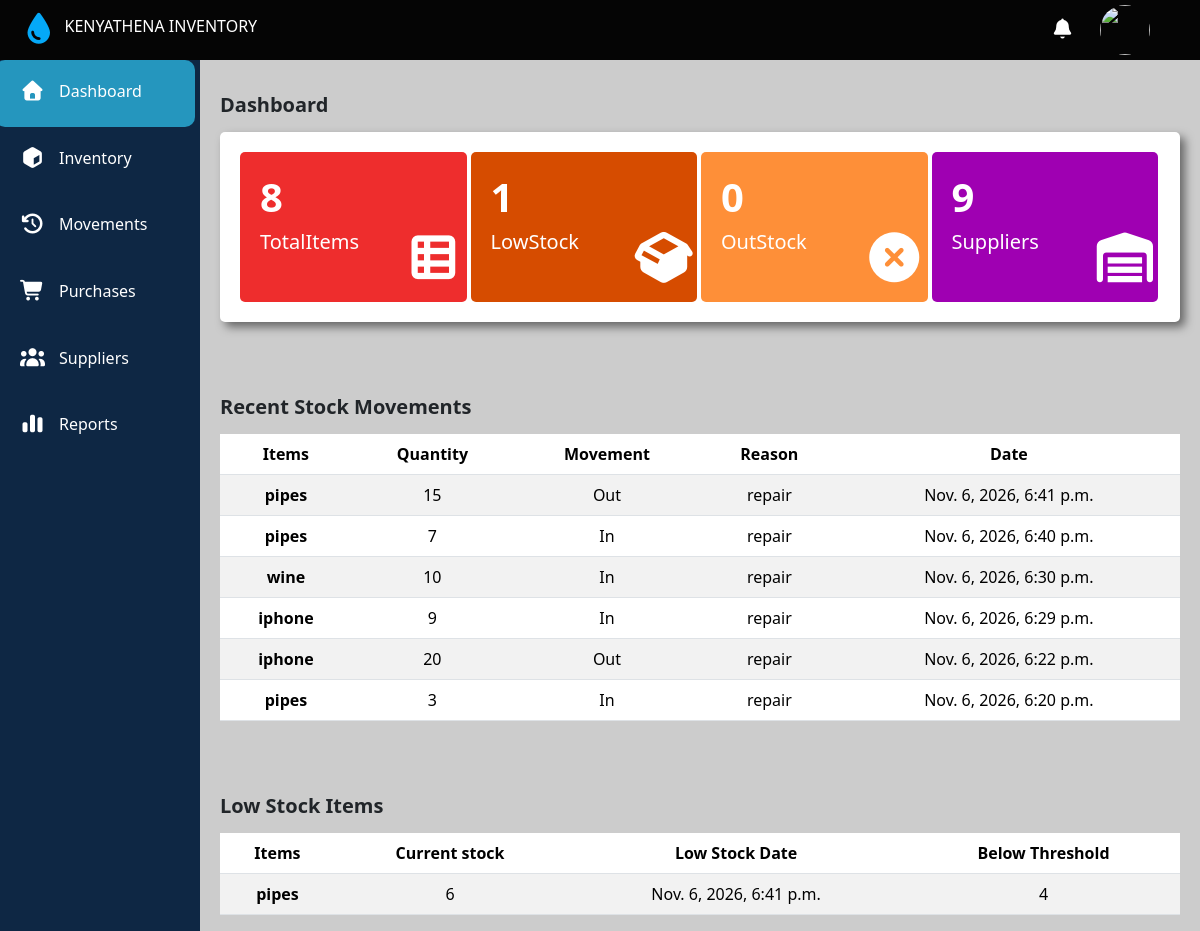
Before: / with the older database file.
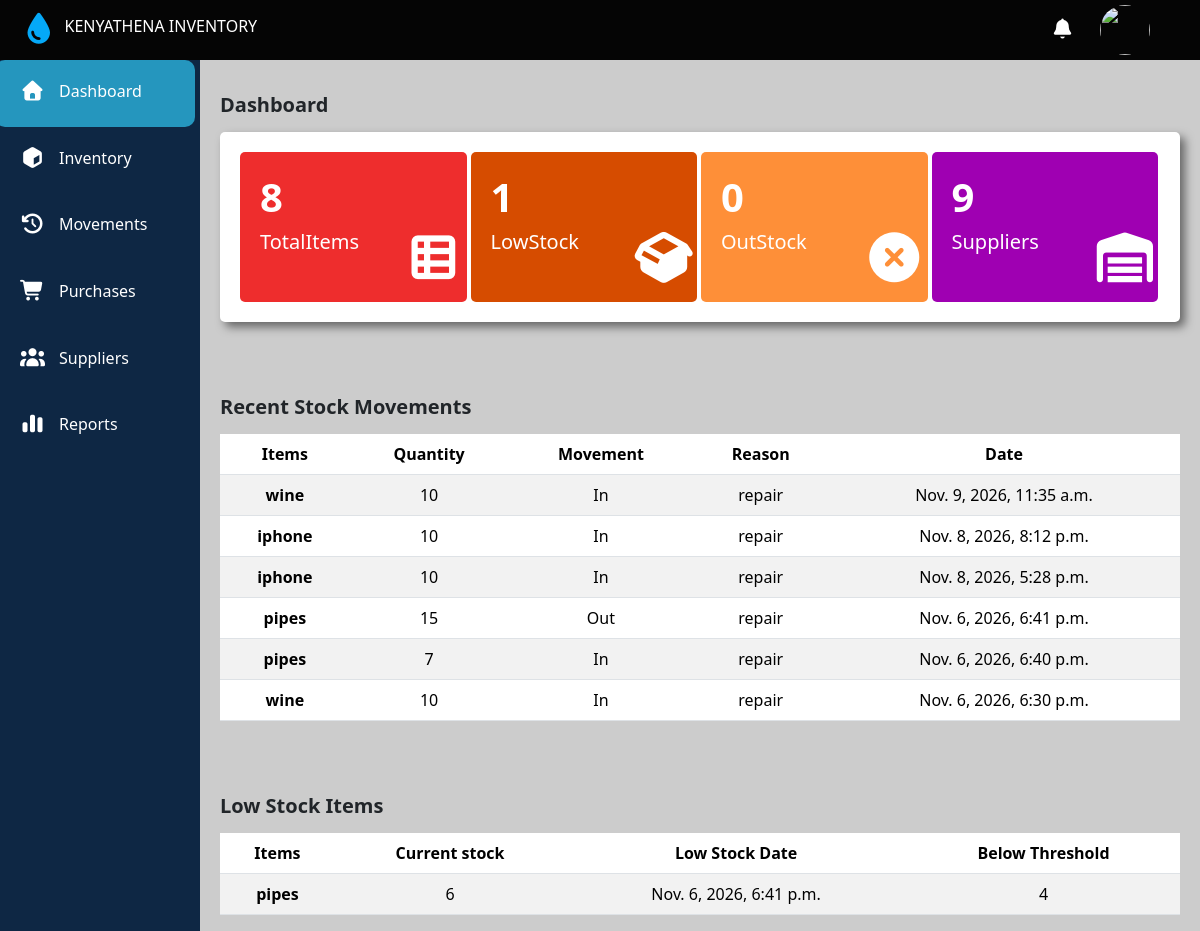
After: the same page with the newer database file.
### main/models.py (models this page shows, shortened)
class StockMovements(models.Model):
  Movement_type=[
    ('in','Stock In'),
    ('Out','Stock Out'),
  ]
  item = models.CharField(max_length=200)
  quantity = models.PositiveIntegerField()
  supplier_issued_to = models.CharField(max_length=200,null=True,blank=True)
  date=models.DateTimeField(auto_now_add=True)
  movement = models.CharField(max_length=200,choices=Movement_type)
  reason = models.CharField(max_length=300,null=True,blank=True)

class Stock(models.Model):
  stock_status =[
    ('low_stock','LowStock'),
    ('outStock','Out_Of_Stock'),
    ('inStock','In_Stock')
  ]
  item = models.CharField(max_length=200,unique=True)
  quantity = models.PositiveIntegerField(default=0)
  status = models.CharField(choices=stock_status,null=True)
  low_stock_date = models.DateTimeField(null=True,blank=True)
  low_by = models.PositiveIntegerField(null=True,blank=True)

### main/views.py (the view)
# urls.py: 2. Add a URL to urlpatterns:  path('', views.home, name='home')
def home(request):
  low_stock_table= Stock.objects.filter(status='low_stock').order_by('-id')
  stock_Movements = StockMovements.objects.all().order_by('-id')[:6]
  outStock = Stock.objects.filter(status='outStock').count()
  lowStock = Stock.objects.filter(status='low_stock').count()
  items = Stock.objects.all().count()
  suppliers_count= Suppliers.objects.all().count()
  print(items)
  context = {'suppliers_count':suppliers_count,'outStock':outStock,'lowStock':lowStock,'items':items,'stock_Movements':stock_Movements,'low_stock_table':low_stock_table}
  return render(request,'main/dashboard.html',context)

### main/templates/main/dashboard.html (shortened to what this page needs)
{% extends 'main/base.html' %}
{% block content %}
  <main>
    <div class="Stock">
      <span>Dashboard </span>
    </div>
    <div class="main">
      <div class="totalItems">
        <div class="containerdiv">
          <div class="number">{{items}}</div>
          <div class="name">TotalItems</div>
        </div>
        <div class="icon">
          <i class="fa-solid fa-table-list"></i>
        </div>
      </div>
      <div class="lowStock">
        <div>
          <div class="containerdiv">
            <div class="number">{{lowStock}}</div>
            <div class="name">LowStock</div>
          </div>
        </div>
        <div class="icon">
          <i class="fa-solid fa-box-open"></i>
        </div>
      </div>
      <div class="outStock">
        <div>
          <div class="containerdiv">
            <div class="number">{{outStock}}</div>
          <div class="name">OutStock</div>
          </div>
        </div>
        <div class="icon">
          <i class="fa-solid fa-circle-xmark"></i>
        </div>
      </div>
      <div class="suppliers">
        <div>
          <div class="containerdiv">
            <div class="number">{{suppliers_count}}</div>
            <div class="name">Suppliers</div>
          </div>
        </div>
        <div class="icon">
          <i class="fa-solid fa-warehouse"></i>
        </div>
      </div>
    </div>
    <div class="Stock">
      <span>Recent Stock Movements  </span>
    </div>
    <div class="recentStock">
      <table class="table table-striped" >
        <thead>
          <tr class="table_row">
            <th scope="col">Items</th>
            <th scope="col">Quantity</th>
            <th scope="col">Movement</th>
            <th scope="col">Reason</th>
            <th scope="col">Date</th>
          </tr>
        </thead>
        <tbody>
        {% for stock_Movement in stock_Movements %}
          <tr class="table_row">
            <th scope="row">{{stock_Movement.item}}</th>
            <td>{{stock_Movement.quantity}}</td>
            <td>{{stock_Movement.movement}}</td>
            <td>{{stock_Movement.reason}}</td>
            <td>{{stock_Movement.date}}</td>
          </tr>
        {% endfor %}
        </tbody>
      </table>
    </div>
    <div class="Stock">
      <span>Low Stock Items  </span>
    </div>
   <div class="lowStockItem">
      <table class="table table-striped" >
        <thead>
          <tr class="table_row">
            <th scope="col">Items</th>
            <th scope="col">Current stock</th>
            <th scope="col"> Low Stock Date</th>
            <th scope="col">Below Threshold</th>
          </tr>
        </thead>
        <tbody>
          {% for low_stock in low_stock_table %}
          <tr class="table_row">
            <th scope="row">{{low_stock.item}}</th>
            <td>{{low_stock.quantity}}</td>
            <td>{{low_stock.low_stock_date}}</td>
            <td>{{low_stock.low_by}}</td>
          </tr>
          {% endfor %}
        </tbody>
      </table>
    </div>
  </main>
{% endblock %}

Changed rows visible on the page:
no longer on this page (row unchanged): StockMovements: item "iphone", quantity "9", movement "In", reason "repair", date "Nov. 6, 2026, 6:29 p.m."
no longer on this page (row unchanged): StockMovements: item "iphone", quantity "20", movement "Out", reason "repair", date "Nov. 6, 2026, 6:22 p.m."
no longer on this page (row unchanged): StockMovements: item "pipes", quantity "3", movement "In", reason "repair", date "Nov. 6, 2026, 6:20 p.m."
added StockMovements: item "wine", quantity "10", movement "In", reason "repair", date "Nov. 9, 2026, 11:35 a.m."
added StockMovements: item "iphone", quantity "10", movement "In", reason "repair", date "Nov. 8, 2026, 8:12 p.m."
added StockMovements: item "iphone", quantity "10", movement "In", reason "repair", date "Nov. 8, 2026, 5:28 p.m."
